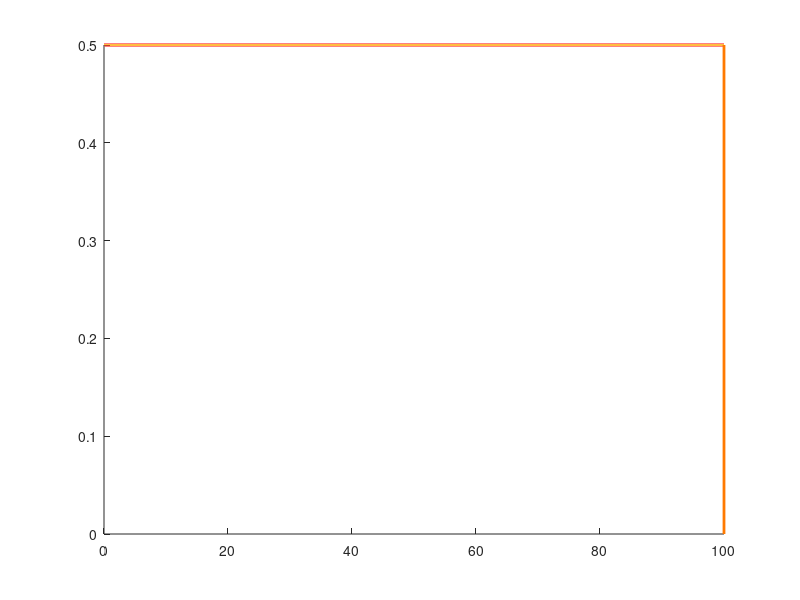

Here is the MATLAB script that generated this plot: (Note: this script raises an error after producing the figure.)
% Filename: FisherStefan.m
% Author: Maud El-Hachem

% School of Mathematical Sciences, 
% Queensland University of Technology, Brisbane, Australia.

% Reference: Scott W McCue, Maud El-Hachem, Matthew J Simpson (2020)
% Exact sharp-fronted travelling wave solutions.

% This script solves the Fisher-Stefan equation (4) 
% with boundary conditions (5)-(6).
% It displays the figure showing the density profiles at time
% t = 0, 3, 6 and 9, as in Figure 2(b).

% Parameter kappa of the Stefan condition that is associated to a wave
% speed c = -5/sqrt(6)
kappa = -0.906610965581149;
% Tolerance 
tol = 1e-08;
% Total time
total_time = 9;
% Time step dt
dt = 0.01;
% Total number of time steps
ts = round(total_time/dt+1);
% Times when to print the density profiles
time_toPrint = [0 3 6 9];
% Colors array used to print density profiles at required time steps
colors = [1.00 0.48 0; 0.0471 0.5098 0;0 1.00 1.00; 1.00 0 1.00; ];
% Spatial grid step dxi
dxi = 0.00001;
% Initial position of the moving boundary
st = 100;
% Initialisation the moving boundary at time step j
st_p = st;
st_array = zeros(1,ts); 
% Spatial domain as in Supplementary Material Section S4
xi = 0:dxi:1;
% Number of nodes in the spatial domain
nodes_xi = size(xi,2);

% Initialisation of variables used in Newton-Raphson algorithm
% Correction of densities at each iteration
delta_u = ones(1,nodes_xi);
% Function F
Fu = zeros(1,nodes_xi);
% Initialistion of the densities at time j
u = zeros(1,nodes_xi);

% Coefficients a b c of the tridiagonal matrix
% Jacobian
% J(u)
coeffA_u = zeros(1,nodes_xi);
coeffB_u = zeros(1,nodes_xi);
coeffC_u = zeros(1,nodes_xi);

% Initialisation of density u(xi,0)
for i = 1:nodes_xi
    u(1,i) = 0.5;
end
u(1,nodes_xi) = 0;

% Initialistion of the densities at time j
u_p = u;

% Opening a new figure
figh = figure;

hold on
% Displaying the initial conditions
if (time_toPrint(1)==0)
    plot(xi(1:nodes_xi)*st, u, '-', 'LineWidth',2 ,...
        'DisplayName', '$u(x,0)$','Color', colors(1,1:3));
end

%% Newton-Raphson algorithm - main loop
% For all time steps
for j = 1:ts
    % Current time
    t = j * dt;
    disp(t);
    % Current position of the moving boundary
    st_array(j) = st;
    condition = 1;

    % While the correction term is not small enough
    while (condition)

        % Boundary condition at x = 0 from Equation (5)
        % Supplementary Material Equation (S14)
        coeffA_u(1,1) = 0.0;
        coeffB_u(1,1) = -1.0;
        coeffC_u(1,1) = 1.0;
        Fu(1) = -1.0*(u(1,2)-u(1,1));

        % Boundary condition at x = L from Equation (6)
        % Supplementary Material Equation (S15)
        coeffA_u(1,nodes_xi) = 0;
        coeffB_u(1,nodes_xi) = 1.0;
        coeffC_u(1,nodes_xi) = 0;
        Fu(1,nodes_xi) = -1.0 * (u(1,nodes_xi));

        % J(u) delta u = -F(u)
        for i = 2:nodes_xi-1
           coeffA_u(1,i) = 1.0/(dxi^2*st^2) - (i-1)*dxi/st ...
               * (st-st_p)/(2*dt*dxi);
           coeffB_u(1,i) = - 2.0/(dxi^2*st^2)  - 1.0/dt + (1 - 2.0*u(1,i));
           coeffC_u(1,i) = 1.0/(dxi^2*st^2) + (i-1)*dxi/st ...
               * (st-st_p)/(2*dt*dxi);
           Fu(1,i) = -(u(1,i+1) - 2*u(1,i) + u(1,i-1))/(dxi^2*st^2) ...
               - (i-1)*dxi/st * (u(1,i+1) - u(1,i-1)) ...
               * (st-st_p)/(2*dt*dxi) ...
               + (u(1,i)-u_p(1,i)) / dt - u(1,i)*(1-u(1,i));
        end 
        delta_u = tridia(coeffA_u, coeffB_u, coeffC_u, Fu, nodes_xi);

        % Correction of u
        for i = 1:nodes_xi
            u(1,i) = u(1,i) + delta_u(1,i);
        end
        
        % Checking if \Delta u is small enough
        % \Delta u <= tolerance
        if (norm(delta_u,Inf) <= tol)
            condition = 0;
        end
        
        % Stefan condition from Equation (6)
        % Supplementary Material Eq (S16)
        st = st_p + dt*(-kappa*(u(1,nodes_xi-2)/2-2*u(1,nodes_xi-1))...
            /(dxi*st));
    end
      
    % Displaying density profiles solutions at required times
    if (isempty(find(time_toPrint == t,1)) == 0)
        textc = strcat(strcat('$t = ',num2str(t)), '$');
        % Choosing a different color for the last required 
        if (t == time_toPrint(end))
            colorNo = 3;
        else
            colorNo = 2;
        end
        plot(xi(1:nodes_xi)*st, u, ...
            'LineWidth',2, 'DisplayName', textc, 'color',...
            colors(colorNo,1:3));
    end

    % Updating current s(t)
    st_p = st;
    % Updating current u(x,t)
    u_p = u;

end
    
% Calculating the wave speed as described in the Supplementary Material
% section S3
c = (st_array(end) - st_array(end-1))/dt;
for i = 1:nodes_xi
    if (u(1,i) > 0.5 && u(1,i+1) < 0.5)
        xhalf = xi(i);
        break;
    end
end
%%
% Displaying the exact solution shifted such as U(z) = 0.5 at z=0
g2 = 0;
g3 = -14.56;
k = -3.3916324186463555218;
z = -30:0.01:0.5;
U = exp(2*z/sqrt(6)).*WeierstrassP(exp(z/sqrt(6))-k, g2, g3); 
plot(z+xhalf*st,U,':','LineWidth',2,'Color', colors(4,1:3));

% Setting the limit of the current axis
xlim([60 100])
ylim([0 1])

% Displaying axis labels
ylabel('$u(x,t)$','interpreter','latex','fontsize',18);
xlabel('$x$','interpreter','latex','fontsize',18);

% Setting fonts
set(groot, 'defaultAxesTickLabelInterpreter','latex');
set(groot, 'defaultLegendInterpreter','latex');
set(gca,'fontsize', 18);
box on

hold off


%% Function tridia
% This function implements Thomas algorithm that solves a system
% of equations Ax = d, where A is a tridiagonal matrix. The parameters 
% a,b and c are the three diagonals of the matrix A. N is the size of 
% the vector solution x.
function x = tridia(a,b,c,d,N)
    x=zeros(1,N);
    bb=b;
    dd=d;
    for i=2:N
        ff=a(i)/bb(i-1);
        bb(i)=bb(i)-c(i-1)*ff;
        dd(i)=dd(i)-dd(i-1)*ff;
    end

    for i=1:N-1
    x(N)=dd(N)/bb(N);    
    j=N-i;
    x(j)=(dd(j)-c(j)*x(j+1))/bb(j);
    end
end 
